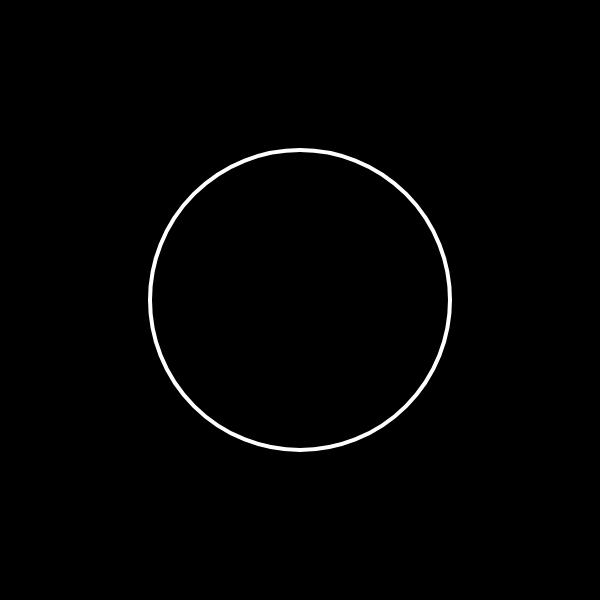
Frame 1 (no input)
Frame 60 (no input): identical to frame 1, image omitted
Frame 120 (the mouse pressed at the canvas centre since frame 60): identical to frame 1, image omitted

The p5.js sketch that drew this single still picture (run headless with seeded random() and noise() and a simulated clock; from frame 60 on, the mouse is pressed at the canvas centre):

// p5.js sketch
// ── sketch.js
var vector, speed, razor, canvas;
var razors = [];
function setup() {
var canvas = createCanvas(600, 600);
  noStroke();
  smooth();
  var counter = 0;

  for (var i = 0; i < width+60; i+=20) {
    
    for(var j = 0; j < height+60 ; j+=20){
        razors.push(new Razor(i, j, 25, 5));   
    }
  }



rectMode(CENTER)
}

function draw(){
background(0);
stroke(255);
strokeWeight(4)
noFill()
arc(width/2, width/2, 300, 300, 0, PI*2);

/*for (var i = 0; i < razors.length; i++) {
razors[i].render();
razors[i].move()
}
*/

}

function getRandomValue(a, b){

  var r = random(0,1)
  if(r > .5){
    return a
  } else{
    return b
  }
}


function Razor(x, y, w, h, colors){
  this.v = createVector(x,y)
  this.w = w;
  this.h = h;
  this.angle = 0
  this.colors = {
    red:colors,
    green:random(0,50),
    blue:0,
    alpha:255
  }
  this.speed = 1;
  this.move = function(){
   

    this.angle = this.angle + this.speed

       if(this.angle > 80){
        this.speed = this.speed * -1
        this.angle = this.angle + this.speed
       } else if(this.angle < 0){
        this.speed = this.speed * -1
        this.angle = this.angle + this.speed        
       }

  
    /*
    if(seconds == 5){
        this.angle = this.angle+=90  
      } else if(seconds == 10){
        this.angle = this.angle+=90       
      } else if(seconds == 20){
        this.angle = this.angle+=90       
    }
    */
   // this.colors.alpha = map(this.angle, 0, 90, 0, 255)

 
    /* this.switch[1] = !this.switch[1];
     if(this.switch[1]){ 
      this.colors.blue = 255; 
      this.colors.red = 0; 

    } else {
      this.colors.blue = 0; 
      this.colors.red = 255; 
      }
      */

  }

  this.render = function(){
    push();
    fill(this.colors.red, this.colors.green, this.colors.red, this.colors.alpha)
    translate(this.v.x, this.v.y);
    rotate(radians(this.angle));
    rect(0, 0, this.w, this.h, 20);
    pop();   
  }
}

var flag = true;
function mousePressed(){
  flag = !flag
  !flag ? noLoop() : loop();
}
